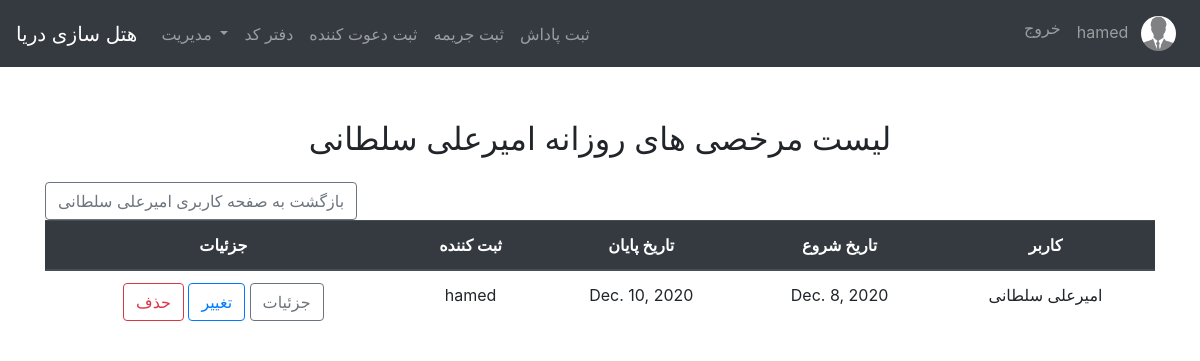
Page /dailyofftime_list/1/ (signed in) on the earlier database version.
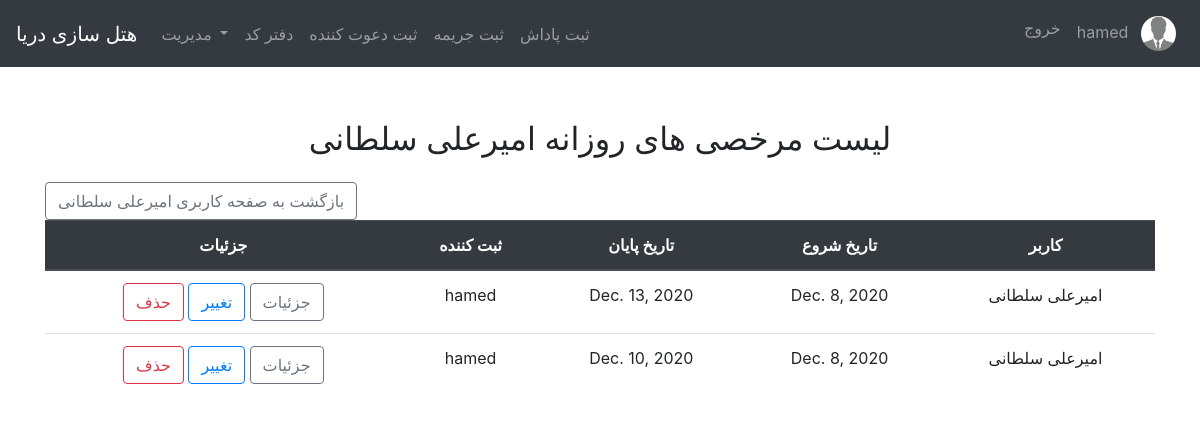
Same page on the later database version.
### inviters/models.py (models this page shows, shortened)
class DailyOffTime(models.Model):
    inviter = models.ForeignKey(Inviter, on_delete=models.CASCADE)
    start_date = models.DateField(default=datetime.date.today)
    end_date = models.DateField()
    description = models.TextField(null=True, blank=True)
    user = models.ForeignKey(User, on_delete=models.PROTECT)
    class Meta:
        unique_together = ['inviter', 'start_date', 'end_date', 'description']

class Inviter(models.Model):
    first_name = models.CharField(max_length=100)
    last_name = models.CharField(max_length=100)
    date_of_hired = models.DateTimeField(default=timezone.now)
    date_of_fired = models.DateTimeField(null=True, blank=True)
    date_of_start_esurance = models.DateTimeField(null=True, blank=True)
    date_of_end_esurance = models.DateTimeField(null=True, blank=True)
    is_ensured = models.BooleanField(default=False)
    is_fired = models.BooleanField(default=False)
    phone_num = models.CharField(max_length=11, unique=True)
    company = models.ForeignKey(Company, on_delete=models.PROTECT)
    user = models.ForeignKey(User, on_delete=models.PROTECT)

### inviters/views.py (the view)
# urls.py: path('dailyofftime_list/<int:inviter_id>/', DailyOffTimeListView.as_view(), name="dailyofftime_list"),
class DailyOffTimeListView(LoginRequiredMixin, ListView):
    model = DailyOffTime
    paginate_by = 10
    def get_queryset(self):
        inviter_id = get_object_or_404(Inviter, id=self.kwargs.get('inviter_id'))
        return DailyOffTime.objects.filter(inviter=inviter_id).order_by('-start_date')

### inviters/templates/inviters/dailyofftime_list.html
{% extends 'base.html' %}
{% block content %}
    {% if object_list %}
        <h2 class="mb-4">
            <center>
                لیست مرخصی های روزانه
                 {{ object_list.first.inviter.first_name }} {{ object_list.first.inviter.last_name }}
            </center>
        </h2>
        <a class="btn btn-outline-secondary" href="{% url 'inviter_detail' object_list.first.inviter.id %}">بازگشت به
            صفحه کاربری {{ object_list.first.inviter.first_name }} {{ object_list.first.inviter.last_name }} </a>
        <table class="table" dir="rtl">
            <thead class="thead-dark">
            <tr>
                <th scope="col">
                    <center>کاربر</center>
                </th>
                <th scope="col">
                    <center>تاریخ شروع</center>
                </th>
                <th scope="col">
                    <center>تاریخ پایان</center>
                </th>
                <th scope="col">
                    <center>ثبت کننده</center>
                </th>
                <th scope="col">
                    <center>جزئیات</center>
                </th>
            </tr>
            </thead>
            <tbody>
            {% for offtime in object_list %}
                <tr>
                    <td>
                        <center>{{ offtime.inviter.first_name }} {{ offtime.inviter.last_name }}</center>
                    </td>
                    <td>
                        <center>{{ offtime.start_date }}</center>
                    </td>
                    <td>
                        <center>{{ offtime.end_date }}</center>
                    </td>
                    <td>
                        <center>{{ offtime.user }}</center>
                    </td>
                    <td>
                        <center>
                            <a class="btn btn-outline-secondary" href="{% url 'dailyofftime_detail' offtime.id %}">
                                جزئیات
                            </a>
                            <a class="btn btn-outline-primary" href="{% url 'dailyofftime_update' offtime.id %}">
                                تغییر
                            </a>
                            <a class="btn btn-outline-danger" href="{% url 'dailyofftime_delete' offtime.id %}">
                                حذف
                            </a>
                        </center>
                    </td>
                </tr>
            {% endfor %}
            </tbody>
        </table>
    {% else %}
        <p class="alert alert-secondary">مرخصی روزانه ای وجود ندارد</p>
    {% endif %}
    </div>
{% endblock %}

Differences in the rows shown:
added DailyOffTime: first.inviter.first_name "امیرعلی", first.inviter.last_name "سلطانی", inviter.first_name "امیرعلی", inviter.last_name "سلطانی", start_date "Dec. 8, 2020", end_date "Dec. 13, 2020", user "hamed"
